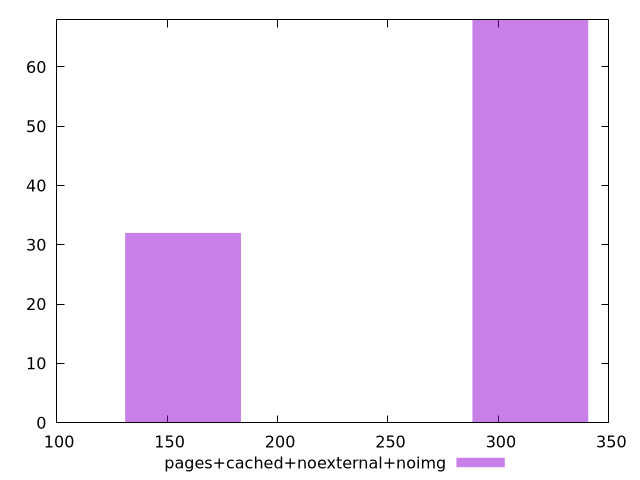

Here is the gnuplot script that generated this plot:
$_pagesCachedNoexternalNoimg <<EOF
314.4548811434606 68
157.2274405717303 32
EOF
set key outside below
set terminal pngcairo
set output "report_00006_2020-11-02T20-21-41.718Z/uses-http2/pages+cached+noexternal+noimg//raw_hist.png"
set yrange [0:68]
set boxwidth 52.40914685724344
set style fill transparent solid 0.5 noborder
plot $_pagesCachedNoexternalNoimg title "pages+cached+noexternal+noimg" with boxes ,
